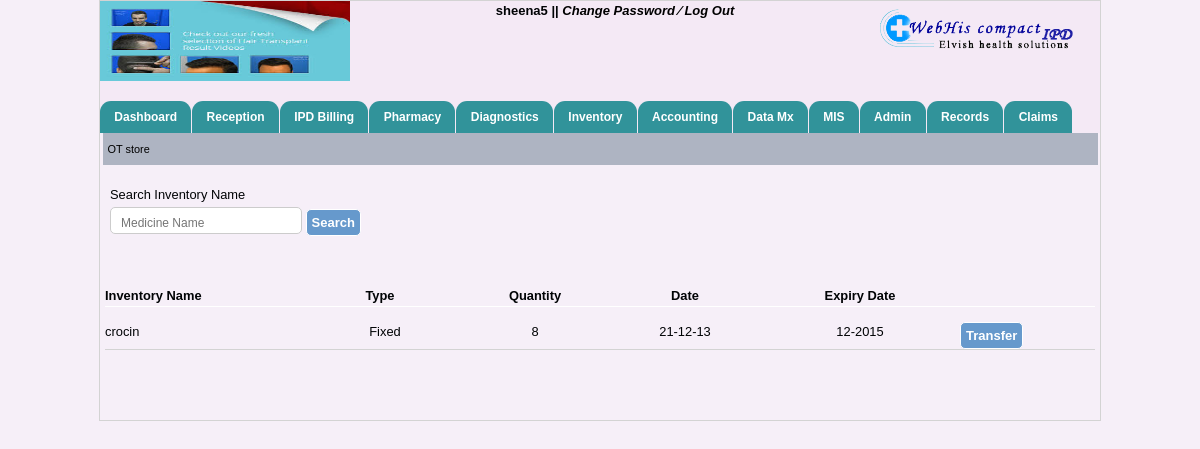
The page /ot_store.php (signed in) on the database its author committed.
### tables this page shows
CREATE TABLE IF NOT EXISTS `hospitals_info` (
  `hospital_name` varchar(40) NOT NULL,
  `hospital_add` varchar(40) NOT NULL,
  `hospital_email` varchar(40) NOT NULL,
  `hospital_helpline` int(40) NOT NULL,
  `hospital_fax` int(40) NOT NULL,
  `reception_no` varchar(100) NOT NULL,
  `ambulance_no` varchar(100) NOT NULL,
  `emergency_no` varchar(100) NOT NULL,
  `logo_path` varchar(200) NOT NULL,
  `img_path` varchar(200) NOT NULL
);

CREATE TABLE IF NOT EXISTS `ot_store` (
  `ot_id` int(200) NOT NULL AUTO_INCREMENT,
  `in_id` int(200) NOT NULL,
  `incharge_name` varchar(200) NOT NULL,
  `i_name` varchar(200) NOT NULL,
  `type` varchar(200) NOT NULL,
  `quantity` varchar(200) NOT NULL,
  `ex_date` varchar(200) NOT NULL,
  `date` varchar(200) NOT NULL,
  `time` varchar(200) NOT NULL,
  `type_of_store` varchar(200) NOT NULL,
  PRIMARY KEY (`ot_id`)
);

### ot_store.php (the view, shortened to what this page needs)
<?php
    include("header.php");
include("menubar.php");
?>
  <div id="opd_bill" style="height:20px; padding-left:5px;">
          OT store
    </div>
  <div style="width:990px; margin:20px auto;" id="search_exist">
          <div id="search_txt" class="p_adding">Search Inventory Name</div>
            <div class="p_adding">
              <span>
<input type="text" name="search" placeholder="Medicine Name" id="inputStringCo" onKeyUp="lookupCo(this.value);" onBlur="fillCo();"  /></span>
                <span><input type="submit" name="find" value="Search" class="btn"/></span>
            </div>
        </div>
   <div style="width:990px; margin:50px auto;">
         <div class="field_bg">
              <div style="float:left; width:200px; "><strong>Inventory Name</strong></div>
              <div style="float:left; width:150px; text-align:center; margin-right:5px;"><strong>Type</strong></div>
              <div style="float:left; width:150px; text-align:center "><strong>Quantity</strong></div>
              <div style="float:left; width:150px; text-align:center "><strong>Date</strong></div>
              <div style="float:left; width:200px; text-align:center "><strong>Expiry Date</strong></div>
                <?php $res3=mysql_query("select * from ot_store where type_of_store='OT Store'");
                while($row3=mysql_fetch_array($res3)){  ?>
                  <div class="cls" style="margin-bottom:15px; height:1px; background:#FFF;"></div>
                  <form method="post" action="main_store_tran.php">
                    <div style="float:left; width:200px; margin-right:5px;"><?php echo $row3[3];?></div>
                          <div style="float:left; width:150px; text-align:center"><?php echo $row3[4]; ?></div>
                    <div style="float:left; width:150px; text-align:center"><?php echo $row3[5];?></div>
                      <div style="float:left; width:150px; text-align:center"><?php echo $row3[7];?></div>
                    <div style="float:left; width:200px;  text-align:center"><?php echo $row3[6];?></div>
                    <div style="float:left; width: 80px; "><input type="submit"name="transfer1" value="Transfer" class="btn"/></div>
                <div class="cls" style="margin-top:15px;  border-bottom:1px solid lightgray;"></div>
        </form>
             <?php
             }
             ?>
      </div>
  </div>
  <?php
    include("footer.php");
  ?>

### header.php (shortened to what this page needs)
<!DOCTYPE html PUBLIC "-//W3C//DTD XHTML 1.0 Transitional//EN" "http://www.w3.org/TR/xhtml1/DTD/xhtml1-transitional.dtd">
<html xmlns="http://www.w3.org/1999/xhtml">
<head>
    <link rel="stylesheet" href="includes1/searchStyle.css" type="text/css">
    <link rel="stylesheet" href="includes2/searchStyle.css" type="text/css">
    <link rel="stylesheet" href="includesConsumable/searchStyle.css" type="text/css">
    <link rel="stylesheet" href="includesMedicine/searchStyle.css" type="text/css">
    <link rel="stylesheet" href="includesAd/searchStyle.css" type="text/css">
    <link rel="stylesheet" href="includesCo/searchStyle.css" type="text/css">
	<link rel="stylesheet" href="patient-css.css" type="text/css">
    <link rel="stylesheet" href="includesOt/searchStyle.css" type="text/css">
    <link rel="stylesheet" href="includesIp/searchStyle.css" type="text/css">
    <link rel="stylesheet" href="includesCoP/searchStyle.css" type="text/css">
    <link rel="stylesheet" href="includesVp/searchStyle.css" type="text/css">
    <link rel="stylesheet" href="includesVpP/searchStyle.css" type="text/css">
    <link rel="stylesheet" href="includesD/searchStyle.css" type="text/css">
    <link rel="stylesheet" href="includesDs/searchStyle.css" type="text/css">
    <link rel="stylesheet" href="includesR/searchStyle.css" type="text/css">
    <link rel="stylesheet" href="includesDi/searchStyle.css" type="text/css">
<link rel="stylesheet" type="text/css" href="css/doc.css" />
<link rel="stylesheet" type="text/css" href="css/jquery.timeentry.css" />
<link rel="stylesheet" type="text/css" href="css/jquery.timepicker.css" />
<link rel="stylesheet" type="text/css" href="css/jquey-ui.css" />
<link rel="stylesheet" type="text/css" href="css/login-code.css" />
<link rel="stylesheet" type="text/css" href="css/mainstyle.css" />
<link rel="stylesheet" type="text/css" href="css/style_by.css" />
<link rel="stylesheet" type="text/css" href="css/tabcode.css" />
<link rel="stylesheet" type="text/css" href="css/tab-code.css" />
<link rel="stylesheet" type="text/css" href="css/patient-css.css" />
</head>
<body>
<div id="container">
	<div id="header" style="background:rgba(243, 232, 245, 0.67); width:1000px;">
    	<div id="logo_side">
        	<?php
				$data=mysql_query("select * from hospitals_info");
				$info=mysql_fetch_array($data);
                                echo '<img src="'.$info['logo_path'].'" height="100"/>';
                                ?>
        </div>
        	<div class="welcome" style="width:530px;">
            <span id="sign">
                <?php echo $_SESSION['uname']; echo $_SESSION['uid'];  ?> ||
            	<a href="#">Change Password </a>
                <a href="#">&frasl;</a>
                <a href="log_out.php" onclick="disableBackButton()">Log Out</a>
             </span>
            </div>
        <div id="sign_in_up">
             <div id="power_by"><img src="image/logo.png" align="left"/></div>
        </div>
    </div>

### includesConsumable/searchStyle.css (style rules this page uses)
body { font-family:Arial, Helvetica, sans-serif; font-size:11px; color:000; }

### includesCo/searchStyle.css (style rules this page uses)
body { font-family:Arial, Helvetica, sans-serif; font-size:11px; color:000; }

### includesOt/searchStyle.css (style rules this page uses)
body { font-family:Arial, Helvetica, sans-serif; font-size:11px; color:000; }

### includesIp/searchStyle.css (style rules this page uses)
body { font-family:Arial, Helvetica, sans-serif; font-size:11px; color:000; }

### includesCoP/searchStyle.css (style rules this page uses)
body { font-family:Arial, Helvetica, sans-serif; font-size:11px; color:000; }

### includesVp/searchStyle.css (style rules this page uses)
body { font-family:Arial, Helvetica, sans-serif; font-size:11px; color:000; }

### includesVpP/searchStyle.css (style rules this page uses)
body { font-family:Arial, Helvetica, sans-serif; font-size:11px; color:000; }

### includesD/searchStyle.css (style rules this page uses)
body { font-family:Arial, Helvetica, sans-serif; font-size:11px; color:000; }

### includesDs/searchStyle.css (style rules this page uses)
body { font-family:Arial, Helvetica, sans-serif; font-size:11px; color:000; }

### includesR/searchStyle.css (style rules this page uses)
body { font-family:Arial, Helvetica, sans-serif; font-size:11px; color:000; }

### includesDi/searchStyle.css (style rules this page uses)
body { font-family:Arial, Helvetica, sans-serif; font-size:11px; color:000; }

### css/doc.css (style rules this page uses)
body { margin:0; padding:0; font-size:80.5%; font-family:Arial,'Lucida sans unicode'; line-height:20px; text-align:left; width:100%; color:#000305; }
* { margin:0px; padding:0px; }
a { text-decoration:none; }
div, table, h1, h2, h3, h4, h5, h6, span, tr, td, img, form { margin:0px; padding:0px; border:none; }
.p_adding { padding:0px 5px; }
#container { margin:0px auto; padding:0px; width:1000px; border:1px solid lightgray; }
#container #header { height:85px; width:1000px; margin:0 auto; }
#container #header #logo_side { width:25%; float:left; }
.welcome { float:left; width:55%; text-align:center; }
#container #header #logo_side img { width:150px; height:80px; margin-top:0px; padding:0px; }
#container #header #sign_in_up { width:20%; float:left; margin-top:0.5%; }

### css/login-code.css (style rules this page uses)
input[type="text"],input[type="password"],input[type="date"] { width: 170px; height: 25px; padding: 5px 10px 0px 10px; margin:2px 0 0px 0; background:#FFF; border-radius: 5px; -moz-border-radius: 5px; -webkit-border-radius: 5px; font-family:Arial, Arial, Helvetica, sans-serif; font-size: 14px; color:#000; border:1px solid #CCC; }

### css/mainstyle.css (style rules this page uses)
body { background:rgba(243, 232, 245, 0.67); margin:0px; padding:0px width:100%; }
html { width:100%; }
.cls { clear:both; }
* { margin:0px; padding:0px; }
* { font:Georgia, "Times New Roman", Times, serif }

### css/style_by.css (style rules this page uses)
* { margin:0px; padding:0px; }
a { text-decoration:none; }
div, table, h1, h2, h3, h4, h5, h6, span, tr, td, img, form { margin:0px; padding:0px; border:none; }
.p_adding { padding:0px 5px; }
#container { margin:0px auto; padding:0px; width:1000px; border:1px solid lightgray; }
#container #header { height:100px; width:1000px; margin:0 auto; }
#container #header #logo_side { width:25%; float:left; }
.welcome { float:left; width:55%; text-align:center; font-weight:700; font-size:13px; }
.welcome #sign a { color:#000; font-style:italic }
#container #header #logo_side img { width:100%; }
#container #header #sign_in_up { width:20%; float:left; margin-top:0.5%; }
#opd_bill { background:#AEB4C2; color:#000; font-size:85%; margin:0 auto; width:98%; padding:6px 1%; }
.btn { background:#6699cc; color:#FFFFFF !important; font-size:13px; padding:5px; cursor:pointer; border:1px solid #FFF; border-radius:5px; font-weight:700; }
input[type="text"] { height:20px; border:1px solid #CCC; border-radius:5px; font-size:12px; font-weight:300; }

### rows shown on the page
hospitals_info: logo_path (picture)
ot_store: i_name "crocin", type "Fixed", quantity "8", date "21-12-13", ex_date "12-2015"

### other values the page prints
$_SESSION['uname'] "sheena"
$_SESSION['uid'] "5"
